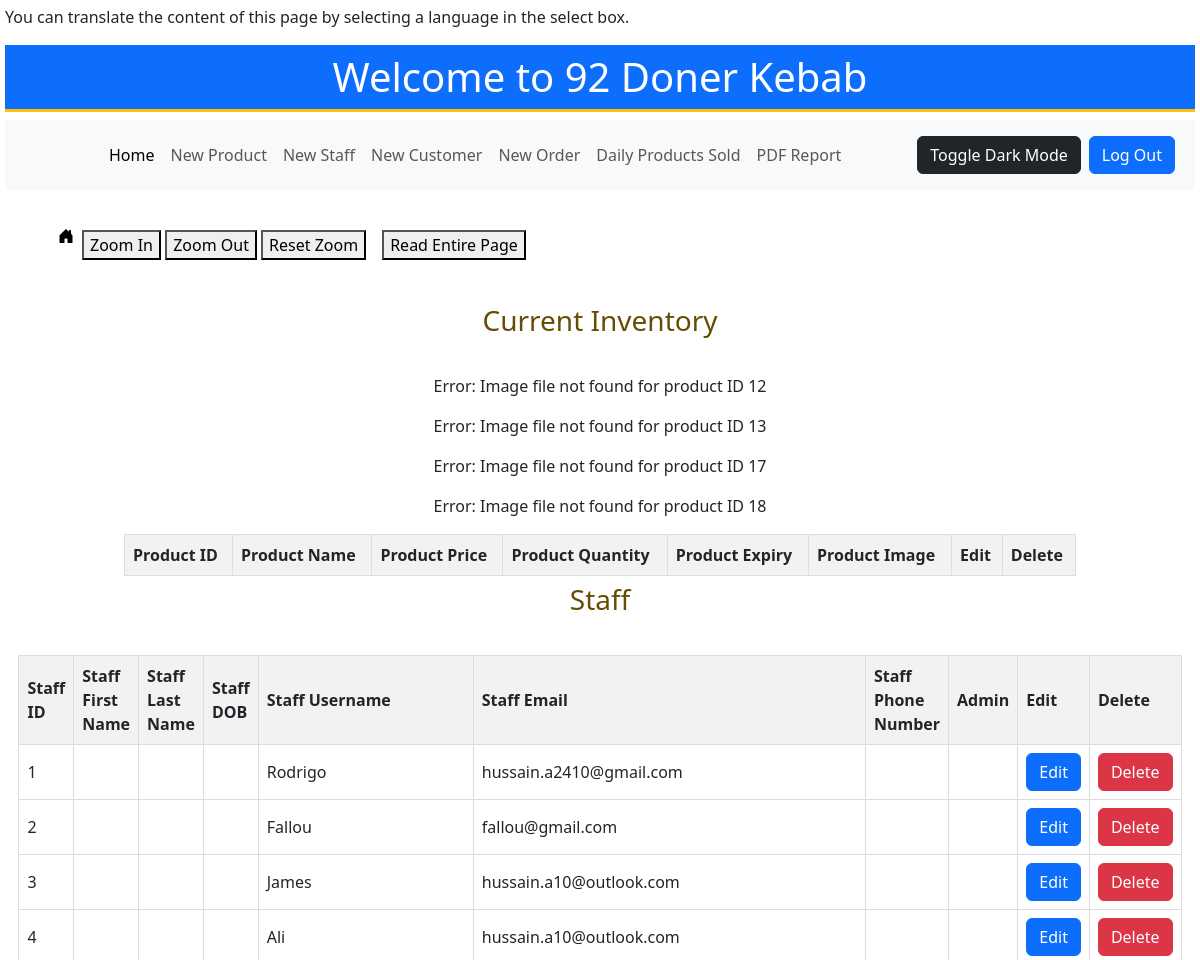
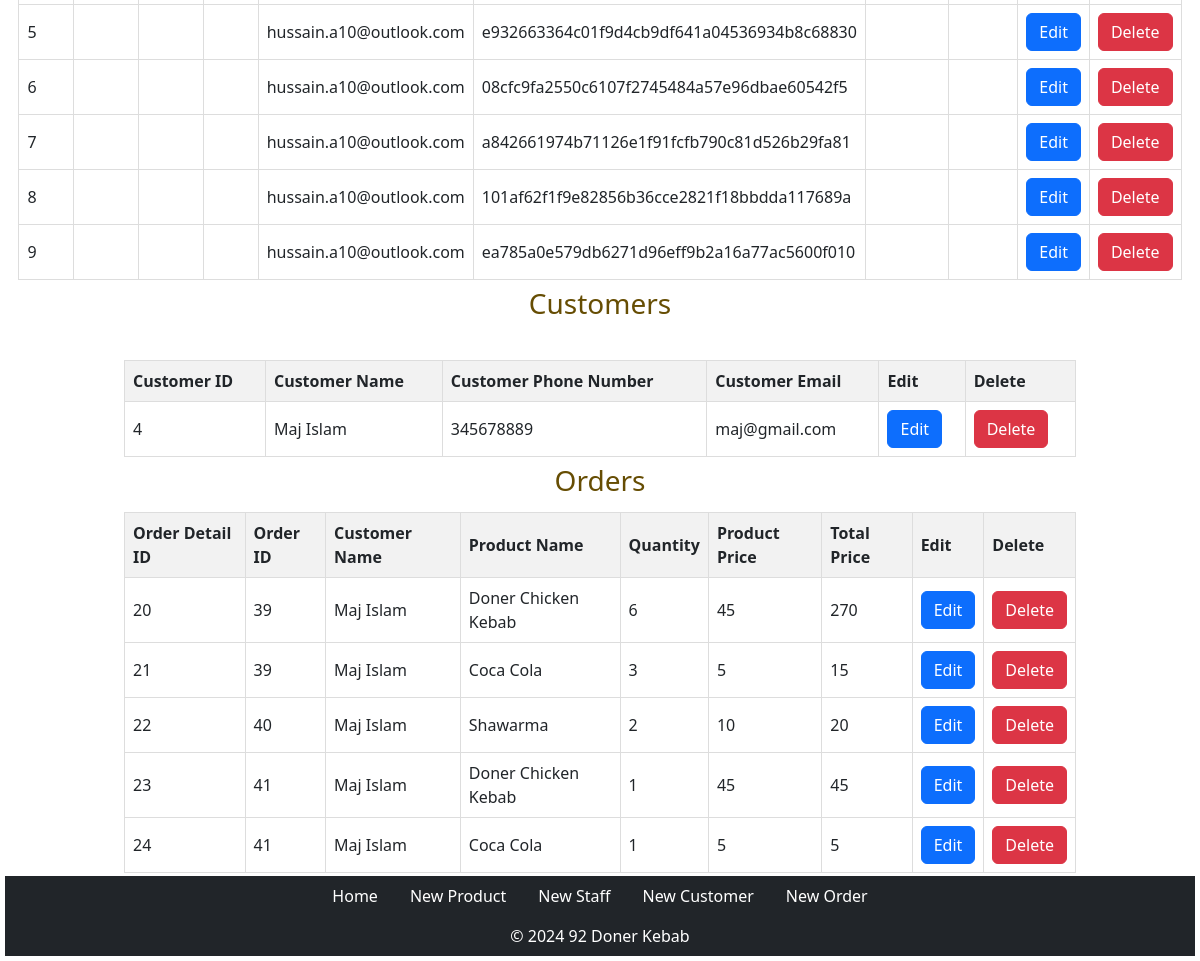
The app's page /admin.php with its own data (2 pictures, top to bottom).
### tables this page shows
CREATE TABLE `Products` (
  `ProductId` int(30) NOT NULL,
  `ProductName` varchar(30) NOT NULL,
  `ProductPrice` varchar(30) NOT NULL,
  `ProductQuantity` int(30) NOT NULL,
  `ProductExpiry` date DEFAULT NULL,
  `ProductImage` varchar(255) DEFAULT NULL
);

CREATE TABLE `Users` (
  `UserID` int(100) NOT NULL,
  `username` varchar(100) NOT NULL,
  `email` varchar(100) NOT NULL,
  `password` varchar(100) NOT NULL
);

CREATE TABLE `Customers` (
  `customer_id` int(11) NOT NULL,
  `customer_name` varchar(50) NOT NULL,
  `customer_phonenumber` int(15) NOT NULL,
  `customer_email` varchar(30) NOT NULL
);

CREATE TABLE `order_details` (
  `order_detail_id` int(11) NOT NULL,
  `order_id` int(11) DEFAULT NULL,
  `product_id` int(11) DEFAULT NULL,
  `quantity` int(11) DEFAULT NULL
);

CREATE TABLE `orders` (
  `order_id` int(11) NOT NULL,
  `product_id` int(11) DEFAULT NULL,
  `quantity` int(11) DEFAULT NULL,
  `order_date` timestamp NOT NULL DEFAULT current_timestamp(),
  `customer_id` int(11) DEFAULT NULL,
  `customer_name` varchar(255) DEFAULT NULL,
  `product_id_1` int(11) DEFAULT NULL,
  `quantity_1` int(11) DEFAULT NULL,
  `product_id_2` int(11) DEFAULT NULL,
  `quantity_2` int(11) DEFAULT NULL
);

### admin.php (the view, shortened to what this page needs)
<!DOCTYPE html>
<html>
    <head>
            <link rel="stylesheet" href="dark-mode.css" id="dark-mode-stylesheet">
            <link href="https://cdn.jsdelivr.net/npm/bootstrap@5.3.2/dist/css/bootstrap.min.css" rel="stylesheet">
    </head>
    <body>
        <div id="content">
        <p>You can translate the content of this page by selecting a language in the select box.</p>
        <center>
            <h1 class="text-center p-2 border-3 border-warning border-bottom bg-primary text-white">Welcome to 92 Doner Kebab</h1>
            <div class="cabeza">
                <nav class="navbar navbar-expand-lg navbar-light bg-light">
                <div class="container-fluid">
                    <div class="collapse navbar-collapse" id="navbarNav">
                        <ul class="navbar-nav mx-auto">
                            <li class="nav-item text-center">
                                <a class="nav-link active" aria-current="page" href="admin.php">Home</a>
                            </li>
                            <li class="nav-item">
                                <a class="nav-link" href="additem.php">New Product</a>
                            </li>
                            <li class="nav-item">
                                <a class="nav-link" href="staff.php">New Staff</a>
                            </li>
                            <li class="nav-item">
                                <a class="nav-link" href="customer.php">New Customer</a>
                            </li>
                            <li class="nav-item">
                                <a class="nav-link" href="order.php">New Order</a>
                            </li>
                            <li class="nav-item">
                                <a class="nav-link" href="report.php">Daily Products Sold</a>
                            </li>
                            <li class="nav-item">
                                <a class="nav-link" href="charts-to-pdf.php">PDF Report</a>
                            </li>
                        </ul>
                        <button id="dark-mode-toggle" class="btn btn-dark">Toggle Dark Mode</button>
                        <a href="index.php" class="btn btn-primary m-2">Log Out</a>
                    </div>
                </div>
            </nav>
        </div>
    <div class="container my-3">
        <nav aria-label="breadcrumb">
            <ol class="breadcrumb breadcrumb-chevron p-3 bg-white rounded-3">
                <li class="breadcrumb-item">
                <a class="link-body-emphasis" href="admin.php">
                </a>
                </li>
                <li class="m-2">
                    <button onclick="zoomIn()">Zoom In</button>
                    <button onclick="zoomOut()">Zoom Out</button>
                    <button onclick="resetZoom()">Reset Zoom</button>
                </li>
                <li class="m-2">
                    <button onclick="speakEntirePage()">Read Entire Page</button>
                </li>
            </ol>
        </nav>
    </div>
    <div class="text-warning-emphasis text-center p-1">
        <h3>Current Inventory</h3>
    </div>
    <?php
    $con = mysqli_connect("localhost", "root", "", "DonerKebab");
        $product_query = "SELECT * FROM Products";
        $product_result = mysqli_query($con, $product_query);
        if (!$product_result) {
            echo "Error fetching product data: " . mysqli_error($con);
        } else {
            echo "<br>";
        echo "<table>";
        echo "<tr>
            <th>Product ID</th>
            <th>Product Name</th>
            <th>Product Price</th>
            <th>Product Quantity</th>
            <th>Product Expiry</th>
            <th>Product Image</th>
            <th>Edit</th>
            <th>Delete</th>
        </tr>";
        while ($product_row = mysqli_fetch_assoc($product_result)) {
            $productId = $product_row['ProductId'];
            $imagePath = "uploads/{$productId}.png";
            if (file_exists($imagePath)) {
                echo "<tr>
                    <td>{$productId}</td>
                    <td>{$product_row['ProductName']}</td>
                    <td>{$product_row['ProductPrice']}</td>
                    <td>{$product_row['ProductQuantity']}</td>
                    <td>{$product_row['ProductExpiry']}</td>
                    <td><img src='{$imagePath}' style='width:175px;height:75px;' alt='Product Image'/></td>
                    <td><a href='edit.php?ProductId={$productId}'class='btn btn-primary'>Edit</a></td>
                    <td><a href='delete.php?ProductId={$product_row['ProductId']}' class='btn btn-danger' onclick='confirmDeleteProduct({$product_row['ProductId']}, event)'>Delete</a></td>
                    </tr>";
            } else {
                echo "<p>Error: Image file not found for product ID {$productId}</p>";
            }
        }
    echo "</table>";
}
    echo '<div class="text-warning-emphasis text-center p-1"> <h3>Staff</h3></div>';
    $staff_query = "SELECT * FROM Users";
    $staff_result = mysqli_query($con, $staff_query);
    if (!$staff_result) {
        echo "Error fetching staff data: " . mysqli_error($con);
    } else {
        echo "<br>";
        echo "<table>";
        echo "<tr>
                <th>Staff ID</th>
                <th>Staff First Name</th>
                <th>Staff Last Name</th>
                <th>Staff DOB</th>
                <th>Staff Username</th>
                <th>Staff Email</th>
                <th>Staff Phone Number</th>
                <th>Admin</th>
                <th>Edit</th>
                <th>Delete</th>
            </tr>";
        while ($staff_row = mysqli_fetch_assoc($staff_result)) {
            echo "
            <tr>
                <td>{$staff_row['UserID']}</td>
                <td>{$staff_row['firstname']}</td>
                <td>{$staff_row['lastname']}</td>
                <td>{$staff_row['DOB']}</td>
                <td>{$staff_row['username']}</td>
                <td>{$staff_row['email']}</td>
                <td>{$staff_row['Phone_Number']}</td>
                <td>{$staff_row['is_admin']}</td>
                <td><a href='editstaff.php?UserID={$staff_row['UserID']}'class='btn btn-primary'>Edit</a></td>
                <td><a href='staff_delete.php?UserID={$staff_row['UserID']}' class='btn btn-danger' onclick='confirmDeleteStaff({$staff_row['UserID']}, event)'>Delete</a></td>
                </tr>";
        }
        echo "</table>";
    }
    echo '<div class="text-warning-emphasis text-center p-1"> <h3>Customers</h3></div>';
    $customer_query = "SELECT * FROM Customers";
    $customer_result = mysqli_query($con, $customer_query);
    if (!$customer_result) {
        echo "Error fetching customer data: " . mysqli_error($con);
    } else {
        echo "<br>";
        echo "<table>";
        echo "<tr>
                <th>Customer ID</th>
                <th>Customer Name</th>
                <th>Customer Phone Number</th>
                <th>Customer Email</th>
                <th>Edit</th>
                <th>Delete</th>
            </tr>";
        while ($customer_row = mysqli_fetch_assoc($customer_result)) {
            echo "
            <tr>
                <td>{$customer_row['customer_id']}</td>
                <td>{$customer_row['customer_name']}</td>
                <td>{$customer_row['customer_phonenumber']}</td>
                <td>{$customer_row['customer_email']}</td>
                <td><a href='editcustomer.php?customer_id={$customer_row['customer_id']}'class='btn btn-primary'>Edit</a></td>
                <td><a href='customer_delete.php?customer_id={$customer_row['customer_id']}' class='btn btn-danger' onclick='confirmDeleteCustomer({$customer_row['customer_id']}, event)'>Delete</a></td>
                </tr>";
        }
        echo "</table>";
    }
    echo '<div class="text-warning-emphasis text-center p-1"> <h3>Orders</h3></div>';
$orderDetails_query = "SELECT od.order_detail_id, o.order_id, c.customer_name, p.ProductName, od.quantity, p.ProductPrice
FROM order_details od
JOIN orders o ON od.order_id = o.order_id
JOIN Customers c ON o.customer_id = c.customer_id
JOIN Products p ON od.product_id = p.ProductId";
$orderDetails_result = mysqli_query($con, $orderDetails_query);
if (!$orderDetails_result) {
echo "Error fetching order details: " . mysqli_error($con);
} else {
echo "<table border='1'>
  <tr>
      <th>Order Detail ID</th>
      <th>Order ID</th>
      <th>Customer Name</th>
      <th>Product Name</th>
      <th>Quantity</th>
      <th>Product Price</th>
      <th>Total Price</th>
      <th>Edit</th>
      <th>Delete</th>
    </tr>";
    while ($row = mysqli_fetch_assoc($orderDetails_result)) {
        $total_price = $row['quantity'] * $row['ProductPrice'];
        echo "<tr>
              <td>{$row['order_detail_id']}</td>
              <td>{$row['order_id']}</td>
              <td>{$row['customer_name']}</td>
              <td>{$row['ProductName']}</td>
              <td>{$row['quantity']}</td>
              <td>{$row['ProductPrice']}</td>
              <td>{$total_price}</td>
              <td><a href='orderedit.php?order_detail_id={$row['order_detail_id']}' class='btn btn-primary'>Edit</a></td>
              <td><a href='orderdelete.php?order_detail_id={$row['order_detail_id']}' class='btn btn-danger' onclick='confirmDeleteOrder({$row['order_detail_id']}, event)'>Delete</a></td>
            </tr>";
    }
echo "</table>";
}
?>
      <div class="bg-dark">
      <ul class="nav justify-content-center">
        <li class="nav-item text-center">
            <a class="nav-link text-white" aria-current="page" href="admin.php">Home</a>
        </li>
        <li class="nav-item">
            <a class="nav-link text-white" href="additem.php">New Product</a>
        </li>
        <li class="nav-item">
            <a class="nav-link text-white" href="staff.php">New Staff</a>
        </li>
        <li class="nav-item">
            <a class="nav-link text-white" href="customer.php">New Customer</a>
        </li>
        <li class="nav-item">
        <a class="nav-link text-white" href="order.php">New Order</a>
        </li>
      </ul>
      <p class="text-center text-primary p-2 mb-0 text-white">© 2024 92 Doner Kebab</p>
  </div>
</div>
    </body>
</html>

### admin.php (style rules this page uses)
body { padding: 5px; background-color: white; color: black; font-size: 25px; }
#content { transition: transform 0.5s; }
table { width: 80%; border-collapse: collapse; margin: 5px auto; }
th, td { border: 1px solid #dddddd; text-align: left; padding: 8px; }
th { background-color: #f2f2f2; }
table { width: 80%; border-collapse: collapse; margin: 3px auto; }

### records on screen
products: ProductId "12"
products: ProductId "13"
products: ProductId "17"
products: ProductId "18"
users: UserID "1", username "Rodrigo", email "hussain.a2410@gmail.com"
users: UserID "2", username "Fallou", email "fallou@gmail.com"
users: UserID "3", username "James", email "hussain.a10@outlook.com"
users: UserID "4", username "Ali", email "hussain.a10@outlook.com"
users: UserID "5", username "hussain.a10@outlook.com", email "e932663364c01f9d4cb9df641a04536934b8c68830"
users: UserID "6", username "hussain.a10@outlook.com", email "08cfc9fa2550c6107f2745484a57e96dbae60542f5"
users: UserID "7", username "hussain.a10@outlook.com", email "a842661974b71126e1f91fcfb790c81d526b29fa81"
users: UserID "8", username "hussain.a10@outlook.com", email "101af62f1f9e82856b36cce2821f18bbdda117689a"
users: UserID "9", username "hussain.a10@outlook.com", email "ea785a0e579db6271d96eff9b2a16a77ac5600f010"
customers: customer_id "4", customer_name "Maj Islam", customer_phonenumber "345678889", customer_email "maj@gmail.com"
order_details: order_detail_id "20", order.order_id "39", customers.customer_name "Maj Islam", product.ProductName "Doner Chicken Kebab", quantity "6", product.ProductPrice "45", quantity.ProductPrice "270"
order_details: order_detail_id "21", order.order_id "39", customers.customer_name "Maj Islam", product.ProductName "Coca Cola", quantity "3", product.ProductPrice "5", quantity.ProductPrice "15"
order_details: order_detail_id "22", order.order_id "40", customers.customer_name "Maj Islam", product.ProductName "Shawarma", quantity "2", product.ProductPrice "10", quantity.ProductPrice "20"
order_details: order_detail_id "23", order.order_id "41", customers.customer_name "Maj Islam", product.ProductName "Doner Chicken Kebab", quantity "1", product.ProductPrice "45"
order_details: order_detail_id "24", order.order_id "41", customers.customer_name "Maj Islam", product.ProductName "Coca Cola", quantity "1", product.ProductPrice "5"
